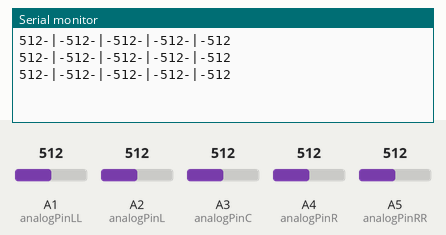
This sketch was run on a simulated Arduino Uno, built with avr-gcc and run on an emulated ATmega328P. On the bench: the last lines printed to the serial monitor. The inputs (shaded band) are chosen by the test bench; at power-on: A1 (analogPinLL) = 512, A2 (analogPinL) = 512, A3 (analogPinC) = 512, A4 (analogPinR) = 512, A5 (analogPinRR) = 512.

Above: at 1.2 s.
1.3 s: A1 (analogPinLL) set to 716
At 1.86 s:
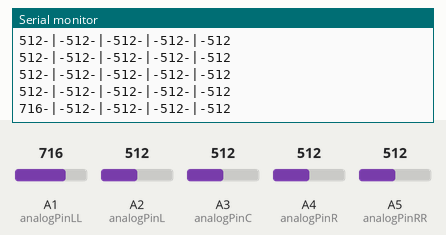
2.8 s: A2 (analogPinL) set to 716
At 3.07 s:
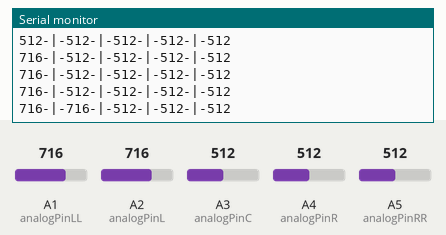
4.3 s: A3 (analogPinC) set to 716
At 4.67 s:
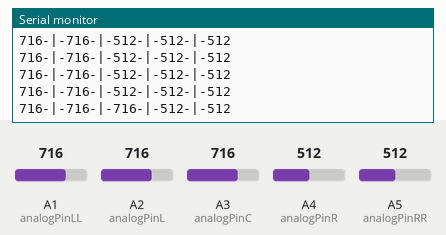
5.8 s: A4 (analogPinR) set to 716
At 5.88 s:
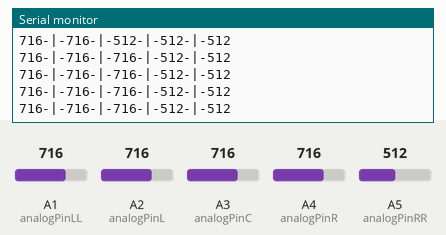
7.3 s: A5 (analogPinRR) set to 716
At 7.48 s:
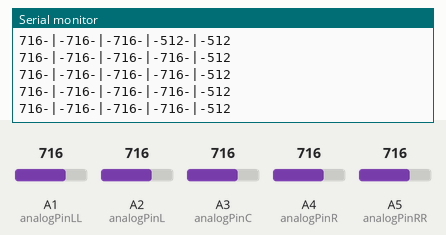
8.8 s: A1 (analogPinLL) set to 992
At 9.09 s:
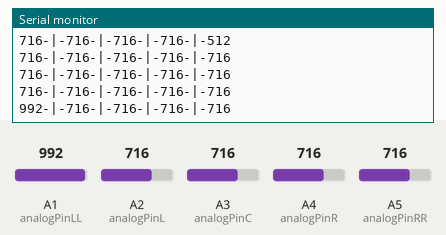
Timing chart, 0 to 11.3 s (numbered marks = the images above; inputs shaded):
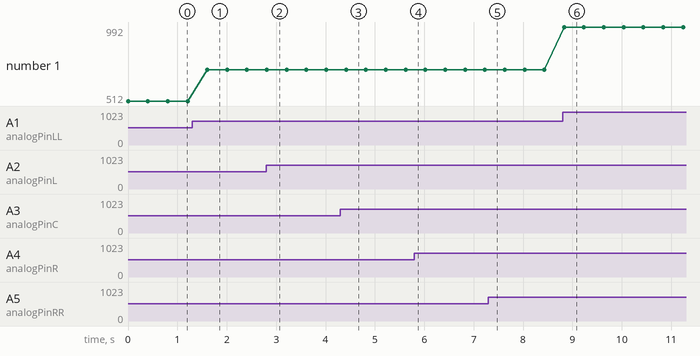

The sketch:

IR-sensor-01.ino
```cpp
#include <Servo.h>
Servo myservo;  // create servo object to control a servo

int analogPinLL = 1;
int analogPinL = 2;
int analogPinC = 3;
int analogPinR = 4;
int analogPinRR = 5;

int valLL = 0;
int valL = 0;
int valC = 0;
int valR = 0;
int valRR = 0;


void setup()
{
  Serial.begin(9600);

}


void loop(){

  valLL = analogRead(analogPinLL);
  valL = analogRead(analogPinL);
  valC = analogRead(analogPinC);
  valR = analogRead(analogPinR);
  valRR = analogRead(analogPinRR);

  Serial.print(valLL);
  Serial.print("-|-");
  Serial.print(valL);
  Serial.print("-|-");
  Serial.print(valC);
  Serial.print("-|-");
  Serial.print(valR);
  Serial.print("-|-");
  Serial.print(valRR);
  Serial.println();
  delay(400);

}
```

Measured:
- after the input at 1.3 s, the serial monitor: prints a new line after 0.31 s (image 1)
- after the input at 2.8 s, the serial monitor: prints a new line at once (image 2)
- after the input at 4.3 s, the serial monitor: prints a new line after 0.12 s (image 3)
- after the input at 8.8 s, the serial monitor: prints a new line at once (image 6)
- plotted number 1: 512 → 716 after the input at 1.3 s, 716 → 992 after the input at 8.8 s
